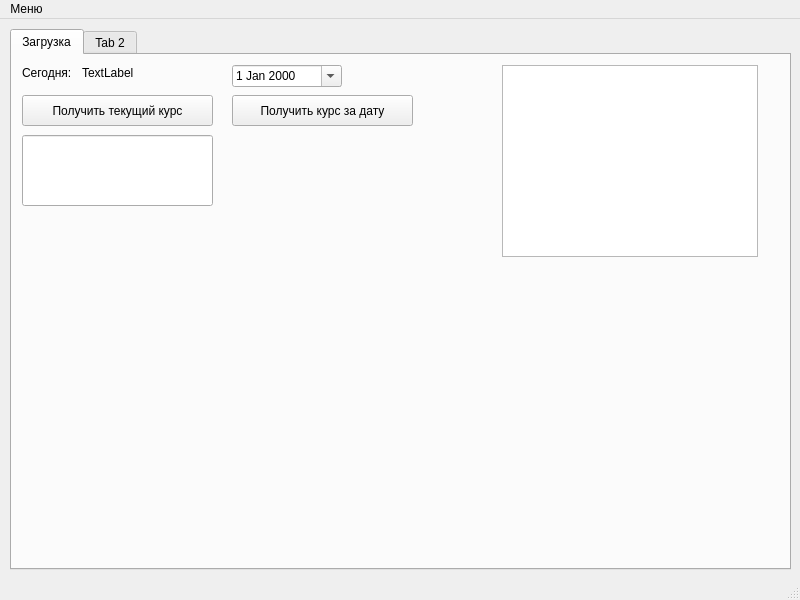
<?xml version="1.0" encoding="UTF-8"?>
<ui version="4.0">
 <class>MainWindow</class>
 <widget class="QMainWindow" name="MainWindow">
  <property name="geometry">
   <rect>
    <x>0</x>
    <y>0</y>
    <width>800</width>
    <height>600</height>
   </rect>
  </property>
  <property name="minimumSize">
   <size>
    <width>800</width>
    <height>600</height>
   </size>
  </property>
  <property name="maximumSize">
   <size>
    <width>800</width>
    <height>600</height>
   </size>
  </property>
  <property name="windowTitle">
   <string>Encore-testApp</string>
  </property>
  <widget class="QWidget" name="centralwidget">
   <property name="minimumSize">
    <size>
     <width>800</width>
     <height>557</height>
    </size>
   </property>
   <property name="maximumSize">
    <size>
     <width>800</width>
     <height>557</height>
    </size>
   </property>
   <widget class="QTabWidget" name="tabWidget">
    <property name="geometry">
     <rect>
      <x>10</x>
      <y>10</y>
      <width>781</width>
      <height>541</height>
     </rect>
    </property>
    <property name="minimumSize">
     <size>
      <width>771</width>
      <height>0</height>
     </size>
    </property>
    <widget class="QWidget" name="tabGetCurrancy">
     <attribute name="title">
      <string>Загрузка</string>
     </attribute>
     <widget class="QPlainTextEdit" name="plainTextEdit">
      <property name="geometry">
       <rect>
        <x>490</x>
        <y>10</y>
        <width>256</width>
        <height>192</height>
       </rect>
      </property>
     </widget>
     <widget class="QDateEdit" name="dateEdit">
      <property name="geometry">
       <rect>
        <x>220</x>
        <y>10</y>
        <width>110</width>
        <height>22</height>
       </rect>
      </property>
      <property name="calendarPopup">
       <bool>true</bool>
      </property>
     </widget>
     <widget class="QPushButton" name="pushButton">
      <property name="geometry">
       <rect>
        <x>10</x>
        <y>40</y>
        <width>191</width>
        <height>31</height>
       </rect>
      </property>
      <property name="text">
       <string>Получить текущий курс</string>
      </property>
     </widget>
     <widget class="QLineEdit" name="lineEdit">
      <property name="geometry">
       <rect>
        <x>10</x>
        <y>80</y>
        <width>191</width>
        <height>71</height>
       </rect>
      </property>
     </widget>
     <widget class="QLabel" name="label">
      <property name="geometry">
       <rect>
        <x>10</x>
        <y>10</y>
        <width>49</width>
        <height>16</height>
       </rect>
      </property>
      <property name="text">
       <string>Сегодня:</string>
      </property>
     </widget>
     <widget class="QLabel" name="label_2">
      <property name="geometry">
       <rect>
        <x>70</x>
        <y>10</y>
        <width>131</width>
        <height>16</height>
       </rect>
      </property>
      <property name="text">
       <string>TextLabel</string>
      </property>
     </widget>
     <widget class="QPushButton" name="pushButton_2">
      <property name="geometry">
       <rect>
        <x>220</x>
        <y>40</y>
        <width>181</width>
        <height>31</height>
       </rect>
      </property>
      <property name="text">
       <string>Получить курс за дату</string>
      </property>
     </widget>
    </widget>
    <widget class="QWidget" name="tab_2">
     <attribute name="title">
      <string>Tab 2</string>
     </attribute>
    </widget>
   </widget>
   <widget class="QLabel" name="label_3">
    <property name="geometry">
     <rect>
      <x>20</x>
      <y>560</y>
      <width>49</width>
      <height>16</height>
     </rect>
    </property>
    <property name="text">
     <string>TextLabel</string>
    </property>
   </widget>
  </widget>
  <widget class="QMenuBar" name="menubar">
   <property name="geometry">
    <rect>
     <x>0</x>
     <y>0</y>
     <width>800</width>
     <height>22</height>
    </rect>
   </property>
   <widget class="QMenu" name="menu">
    <property name="title">
     <string>Меню</string>
    </property>
    <addaction name="action"/>
   </widget>
   <addaction name="menu"/>
  </widget>
  <widget class="QStatusBar" name="statusbar"/>
  <action name="action">
   <property name="icon">
    <iconset theme="window-close"/>
   </property>
   <property name="text">
    <string>Выход</string>
   </property>
  </action>
 </widget>
 <resources/>
 <connections/>
</ui>
